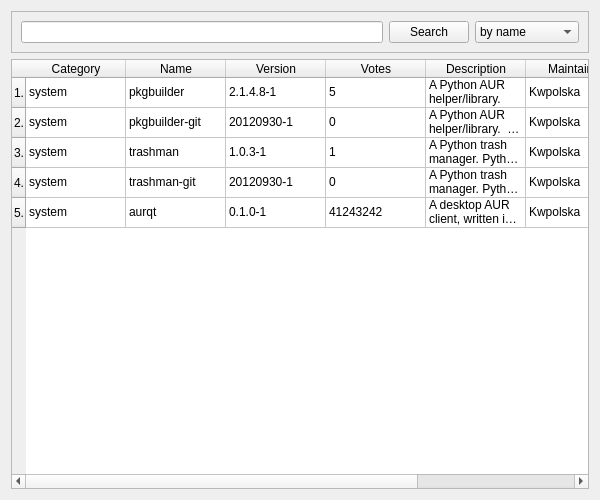
<?xml version="1.0" encoding="UTF-8"?>
<ui version="4.0">
 <class>Form</class>
 <widget class="QWidget" name="Form">
  <property name="geometry">
   <rect>
    <x>0</x>
    <y>0</y>
    <width>600</width>
    <height>500</height>
   </rect>
  </property>
  <property name="windowTitle">
   <string>Search</string>
  </property>
  <property name="windowIcon">
   <iconset theme="edit-find"/>
  </property>
  <layout class="QVBoxLayout" name="verticalLayout">
   <item>
    <widget class="QFrame" name="frame">
     <property name="frameShape">
      <enum>QFrame::StyledPanel</enum>
     </property>
     <property name="frameShadow">
      <enum>QFrame::Raised</enum>
     </property>
     <layout class="QHBoxLayout" name="horizontalLayout">
      <item>
       <widget class="QLineEdit" name="lineEdit"/>
      </item>
      <item>
       <widget class="QPushButton" name="pushButton">
        <property name="text">
         <string>Search</string>
        </property>
        <property name="icon">
         <iconset theme="edit-find"/>
        </property>
       </widget>
      </item>
      <item>
       <widget class="QComboBox" name="comboBox">
        <property name="frame">
         <bool>true</bool>
        </property>
        <item>
         <property name="text">
          <string>by name</string>
         </property>
        </item>
        <item>
         <property name="text">
          <string>by maintainer</string>
         </property>
        </item>
       </widget>
      </item>
     </layout>
    </widget>
   </item>
   <item>
    <widget class="QTableWidget" name="tableWidget_3">
     <row>
      <property name="text">
       <string>1.</string>
      </property>
     </row>
     <row>
      <property name="text">
       <string>2.</string>
      </property>
     </row>
     <row>
      <property name="text">
       <string>3.</string>
      </property>
     </row>
     <row>
      <property name="text">
       <string>4.</string>
      </property>
     </row>
     <row>
      <property name="text">
       <string>5.</string>
      </property>
     </row>
     <column>
      <property name="text">
       <string>Category</string>
      </property>
     </column>
     <column>
      <property name="text">
       <string>Name</string>
      </property>
     </column>
     <column>
      <property name="text">
       <string>Version</string>
      </property>
     </column>
     <column>
      <property name="text">
       <string>Votes</string>
      </property>
     </column>
     <column>
      <property name="text">
       <string>Description</string>
      </property>
     </column>
     <column>
      <property name="text">
       <string>Maintainer</string>
      </property>
     </column>
     <column>
      <property name="text">
       <string>Out of Date</string>
      </property>
     </column>
     <item row="0" column="0">
      <property name="text">
       <string>system</string>
      </property>
     </item>
     <item row="0" column="1">
      <property name="text">
       <string>pkgbuilder</string>
      </property>
     </item>
     <item row="0" column="2">
      <property name="text">
       <string>2.1.4.8-1</string>
      </property>
     </item>
     <item row="0" column="3">
      <property name="text">
       <string>5</string>
      </property>
     </item>
     <item row="0" column="4">
      <property name="text">
       <string>A Python AUR helper/library.</string>
      </property>
     </item>
     <item row="0" column="5">
      <property name="text">
       <string>Kwpolska</string>
      </property>
     </item>
     <item row="0" column="6">
      <property name="text">
       <string/>
      </property>
      <property name="checkState">
       <enum>Unchecked</enum>
      </property>
     </item>
     <item row="1" column="0">
      <property name="text">
       <string>system</string>
      </property>
     </item>
     <item row="1" column="1">
      <property name="text">
       <string>pkgbuilder-git</string>
      </property>
     </item>
     <item row="1" column="2">
      <property name="text">
       <string>20120930-1</string>
      </property>
     </item>
     <item row="1" column="3">
      <property name="text">
       <string>0</string>
      </property>
     </item>
     <item row="1" column="4">
      <property name="text">
       <string>A Python AUR helper/library.  Version from git.</string>
      </property>
     </item>
     <item row="1" column="5">
      <property name="text">
       <string>Kwpolska</string>
      </property>
     </item>
     <item row="1" column="6">
      <property name="text">
       <string/>
      </property>
      <property name="checkState">
       <enum>Unchecked</enum>
      </property>
     </item>
     <item row="2" column="0">
      <property name="text">
       <string>system</string>
      </property>
     </item>
     <item row="2" column="1">
      <property name="text">
       <string>trashman</string>
      </property>
     </item>
     <item row="2" column="2">
      <property name="text">
       <string>1.0.3-1</string>
      </property>
     </item>
     <item row="2" column="3">
      <property name="text">
       <string>1</string>
      </property>
     </item>
     <item row="2" column="4">
      <property name="text">
       <string>A Python trash manager. Python 3 build.</string>
      </property>
     </item>
     <item row="2" column="5">
      <property name="text">
       <string>Kwpolska</string>
      </property>
     </item>
     <item row="2" column="6">
      <property name="text">
       <string/>
      </property>
      <property name="checkState">
       <enum>Unchecked</enum>
      </property>
     </item>
     <item row="3" column="0">
      <property name="text">
       <string>system</string>
      </property>
     </item>
     <item row="3" column="1">
      <property name="text">
       <string>trashman-git</string>
      </property>
     </item>
     <item row="3" column="2">
      <property name="text">
       <string>20120930-1</string>
      </property>
     </item>
     <item row="3" column="3">
      <property name="text">
       <string>0</string>
      </property>
     </item>
     <item row="3" column="4">
      <property name="text">
       <string>A Python trash manager. Python 3 build, version from git.</string>
      </property>
     </item>
     <item row="3" column="5">
      <property name="text">
       <string>Kwpolska</string>
      </property>
     </item>
     <item row="3" column="6">
      <property name="text">
       <string/>
      </property>
      <property name="checkState">
       <enum>Unchecked</enum>
      </property>
     </item>
     <item row="4" column="0">
      <property name="text">
       <string>system</string>
      </property>
     </item>
     <item row="4" column="1">
      <property name="text">
       <string>aurqt</string>
      </property>
     </item>
     <item row="4" column="2">
      <property name="text">
       <string>0.1.0-1</string>
      </property>
     </item>
     <item row="4" column="3">
      <property name="text">
       <string>41243242</string>
      </property>
     </item>
     <item row="4" column="4">
      <property name="text">
       <string>A desktop AUR client, written in Qt.</string>
      </property>
     </item>
     <item row="4" column="5">
      <property name="text">
       <string>Kwpolska</string>
      </property>
     </item>
     <item row="4" column="6">
      <property name="text">
       <string/>
      </property>
      <property name="checkState">
       <enum>Unchecked</enum>
      </property>
     </item>
    </widget>
   </item>
  </layout>
 </widget>
 <resources/>
 <connections/>
</ui>
